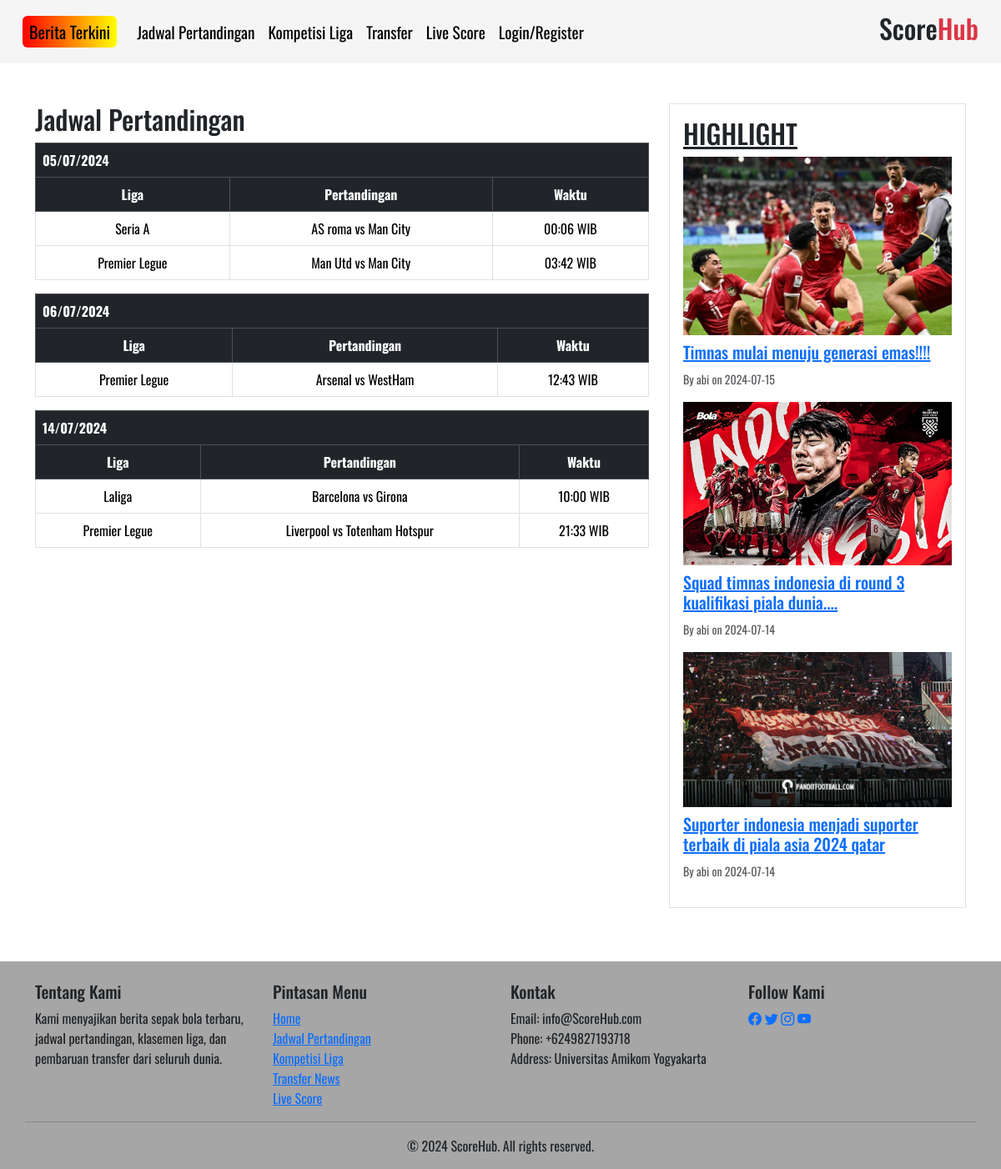
The app's page /UAS_Pemweb/jadwal_pertandingan.php with its own data.
### tables this page shows
CREATE TABLE `pertandingan` (
  `pertandingan_id` int(11) NOT NULL,
  `liga_id` int(11) DEFAULT NULL,
  `tanggal` date DEFAULT NULL,
  `waktu` varchar(10) DEFAULT NULL,
  `tim_home` varchar(255) DEFAULT NULL,
  `tim_away` varchar(255) DEFAULT NULL
);

CREATE TABLE `liga` (
  `liga_id` int(11) NOT NULL,
  `nama_liga` varchar(255) DEFAULT NULL
);

CREATE TABLE `berita` (
  `berita_id` int(11) NOT NULL,
  `berita_judul` varchar(150) NOT NULL,
  `berita_isi` text NOT NULL,
  `berita_gambar` varchar(255) DEFAULT NULL,
  `berita_tanggal` date NOT NULL,
  `user_nama` varchar(20) NOT NULL
);

### UAS_Pemweb/jadwal_pertandingan.php (the view, shortened to what this page needs)
<?php
include 'config.php';
$sql_schedules = "SELECT p.*, l.nama_liga
                  FROM pertandingan p
                  JOIN liga l ON p.liga_id = l.liga_id
                  ORDER BY p.tanggal, p.waktu ASC";
$result_schedules = $config->query($sql_schedules);
$schedules = [];
if ($result_schedules->num_rows > 0) {
    while ($row = $result_schedules->fetch_assoc()) {
        $schedules[$row['tanggal']][] = $row;
    }
}
$sql_news = "SELECT berita_id, berita_judul, berita_isi, berita_gambar, user_nama, berita_tanggal FROM berita ORDER BY berita_tanggal DESC LIMIT 5";
$result_news = mysqli_query($config, $sql_news);
$news = [];
if (mysqli_num_rows($result_news) > 0) {
    while ($row_news = mysqli_fetch_assoc($result_news)) {
        $news[] = $row_news;
    }
}
?>
<!DOCTYPE html>
<html lang="en">
<head>
    <link href="https://cdn.jsdelivr.net/npm/bootstrap@5.3.3/dist/css/bootstrap.min.css" rel="stylesheet">
    <link rel="stylesheet" href="https://cdn.jsdelivr.net/npm/bootstrap-icons@1.5.0/font/bootstrap-icons.css">
    <link rel="stylesheet" type="text/css" href="style.css">
</head>
<body>
    <nav class="navbar navbar-expand-lg position-relative sticky-top">
    <div class="container-fluid text-center">
        <a class="navbar-brand rounded py-1 px-2 z-1" href="index.php">Berita Terkini</a>
        <div class="collapse navbar-collapse " id="navbarNavDropdown">
            <ul class="navbar-nav mb-2 mb-lg-0 text-end">
                <li class="nav-item">
                    <a class="nav-link active" aria-current="page" href="jadwal_pertandingan.php">Jadwal Pertandingan</a>
                </li>
                <li class="nav-item">
                    <a class="nav-link active" aria-current="page" href="kompetisi_liga.php">Kompetisi Liga</a>
                </li>
                <li class="nav-item">
                    <a class="nav-link active" aria-current="page" href="transfer.php">Transfer</a>
                </li>
                <li class="nav-item">
                    <a class="nav-link active" aria-current="page" href="live_score.php">Live Score</a>
                </li>
                <li class="nav-item dropdown">
                    <a class="nav-link dropdown-toggle" href="#" role="button" data-bs-toggle="dropdown" aria-expanded="false">
                        Login/Register
                    </a>
                </li>
            </ul>
            <div class="ms-auto">
                <h2>Score<span class="text-danger">Hub</span></h2>
            </div>
        </div>
    </div>
</nav>
    <div class="container mt-5">
        <div class="row">
            <div class="col-md-8">
                <h2>Jadwal Pertandingan</h2>
                <?php foreach ($schedules as $date => $daySchedules) : ?>
                    <table class="table table-bordered">
                        <thead class="table-dark">
                            <tr>
                                <th colspan="3"><?php echo date('d/m/Y', strtotime($date)); ?></th>
                            </tr>
                            <tr class="text-center">
                                <th>Liga</th>
                                <th>Pertandingan</th>
                                <th>Waktu</th>
                            </tr>
                        </thead>
                        <tbody>
                            <?php foreach ($daySchedules as $schedule) : ?>
                                <tr class="text-center">
                                    <td><?php echo $schedule['nama_liga']; ?></td>
                                    <td><?php echo $schedule['tim_home']  . ' vs ' .  $schedule['tim_away']; ?></td>
                                    <td><?php echo $schedule['waktu'] . ' WIB'; ?></td>
                                </tr>
                            <?php endforeach; ?>
                        </tbody>
                    </table>
                <?php endforeach; ?>
            </div>
            <div class="col-md-4">
    <div class="border p-3 mb-3">
        <h2><u>HIGHLIGHT</u></h2>
        <?php
        $highlightNews = array_slice($news, 0, 3);
        ?>
        <?php foreach ($highlightNews as $item): ?>
            <div class="highlight-item mb-3">
                <img src="admin/<?php echo $item['berita_gambar']; ?>" class="img-fluid mb-2" alt="<?php echo $item['berita_judul']; ?>">
                <h5><a href="detail_berita.php?id=<?php echo $item['berita_id']; ?>"><?php echo $item['berita_judul']; ?></a></h5>
                <p><small class="text-muted">By <?php echo $item['user_nama']; ?> on <?php echo $item['berita_tanggal']; ?></small></p>
            </div>
        <?php endforeach; ?>
    </div>
</div>
</div>
        </div>
    <footer class="footer">
        <div class="container mt-5">
            <div class="row">
                <div class="col-md-3 mt-4">
                    <h5>Tentang Kami</h5>
                    <p>Kami menyajikan berita sepak bola terbaru, jadwal pertandingan, klasemen liga, dan pembaruan transfer dari seluruh dunia.</p>
                </div>
                <div class="col-md-3 mt-4">
                    <h5>Pintasan Menu</h5>
                    <ul class="list-unstyled">
                        <li><a href="index.php">Home</a></li>
                        <li><a href="jadwal_pertandingan.php">Jadwal Pertandingan</a></li>
                        <li><a href="kompetisi_liga.php">Kompetisi Liga</a></li>
                        <li><a href="transfer.php">Transfer News</a></li>
                        <li><a href="live_score.php">Live Score</a></li>
                    </ul>
                </div>
                <div class="col-md-3 mt-4">
                    <h5>Kontak</h5>
                    <ul class="list-unstyled">
                        <li>Email: info@ScoreHub.com</li>
                        <li>Phone: +6249827193718</li>
                        <li>Address: Universitas Amikom Yogyakarta</li>
                    </ul>
                </div>
                <div class="col-md-3 mt-4">
                    <h5>Follow Kami</h5>
                    <div class="social-icons">
                        <a href="#"><i class="bi bi-facebook"></i></a>
                        <a href="#"><i class="bi bi-twitter"></i></a>
                        <a href="#"><i class="bi bi-instagram"></i></a>
                        <a href="#"><i class="bi bi-youtube"></i></a>
                    </div>
                </div>
                <hr>
                <div class="text-center">
                    <p>&copy; 2024 ScoreHub. All rights reserved.</p>
                </div>
            </div>
        </div>
    </footer>
</body>
</html>

### UAS_Pemweb/style.css (style rules this page uses)
body { background-color: white !important; font-family: 'Oswald', sans-serif; }
.navbar { background-color: rgb(166, 166, 166); padding: 15px; }
.navbar-nav .nav-link, .nav-item.dropdown { position: relative; display: inline-block; padding-bottom: 5px; font-family: 'Oswald', sans-serif; font-size: 1.2rem; transition: transform 0.3s ease, color 0.3s ease; }
.navbar { background-color: rgb(245, 245, 245); padding: 15px; }
.navbar-nav .nav-link, .nav-item.dropdown .nav-link { position: relative; display: inline-block; padding-bottom: 5px; font-family: 'Oswald', sans-serif; font-size: 1.2rem; transition: transform 0.3s ease, color 0.3s ease; text-decoration: none; color: black; }
.navbar-nav .nav-item.dropdown .nav-link { text-decoration: none; padding-bottom: 0; }
.navbar-nav .nav-link::after, .nav-item.dropdown .nav-link::after { content: ''; position: absolute; width: 0; height: 0; display: none; margin-top: 5px; right: 0; background: currentColor; transition: width 0.3s ease; }
.container-fluid .navbar-brand { background: linear-gradient(to right, red, yellow); }
.footer { background-color: rgb(166, 166, 166); }

### records on screen
pertandingan: liga.nama_liga "Seria A", tim_home "AS roma", tim_away "Man City", waktu "00:06"
pertandingan: liga.nama_liga "Premier Legue", tim_home "Man Utd", tim_away "Man City", waktu "03:42"
pertandingan: liga.nama_liga "Premier Legue", tim_home "Arsenal", tim_away "WestHam", waktu "12:43"
pertandingan: liga.nama_liga "Laliga", tim_home "Barcelona", tim_away "Girona", waktu "10:00"
pertandingan: liga.nama_liga "Premier Legue", tim_home "Liverpool", tim_away "Totenham Hotspur", waktu "21:33"
berita: berita_gambar (picture), berita_judul "Timnas mulai menuju generasi emas!!!!", user_nama "abi", berita_tanggal "2024-07-15"
berita: berita_gambar (picture), berita_judul "Squad timnas indonesia di round 3 kualifikasi piala dunia....", user_nama "abi", berita_tanggal "2024-07-14"
berita: berita_gambar (picture), berita_judul "Suporter indonesia menjadi suporter terbaik di piala asia 2024 qatar", user_nama "abi", berita_tanggal "2024-07-14"

### other values on screen
date('d/m/Y', strtotime($date)) "05/07/2024"
date('d/m/Y', strtotime($date)) "06/07/2024"
date('d/m/Y', strtotime($date)) "14/07/2024"
